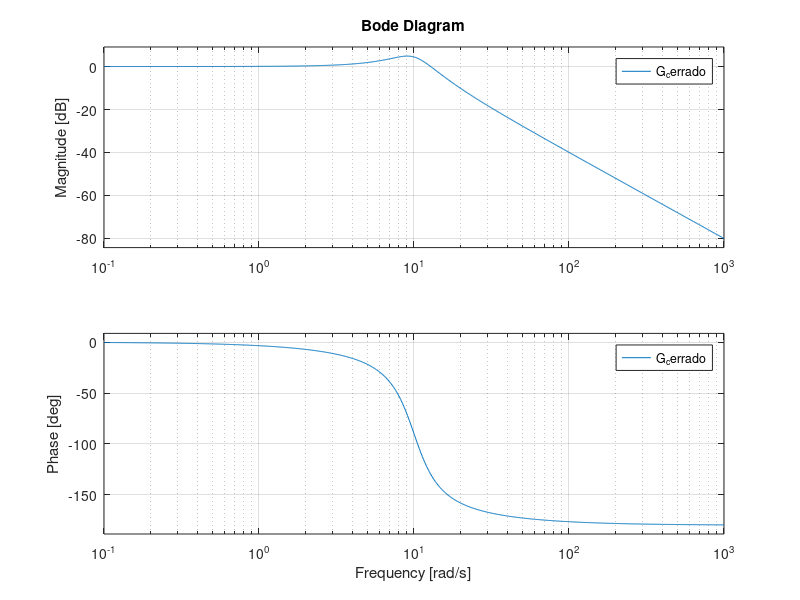

This chart was generated by the following MATLAB code:
% funcion en lazo abierto
G = tf(100, [1 6 0]);

w = logspace(-1, 3, 1000);
recta = -3 * ones(1, length(w));
semilogx(w, recta)
hold
G_cerrado = feedback(G, 1, -1);
bode(G_cerrado)